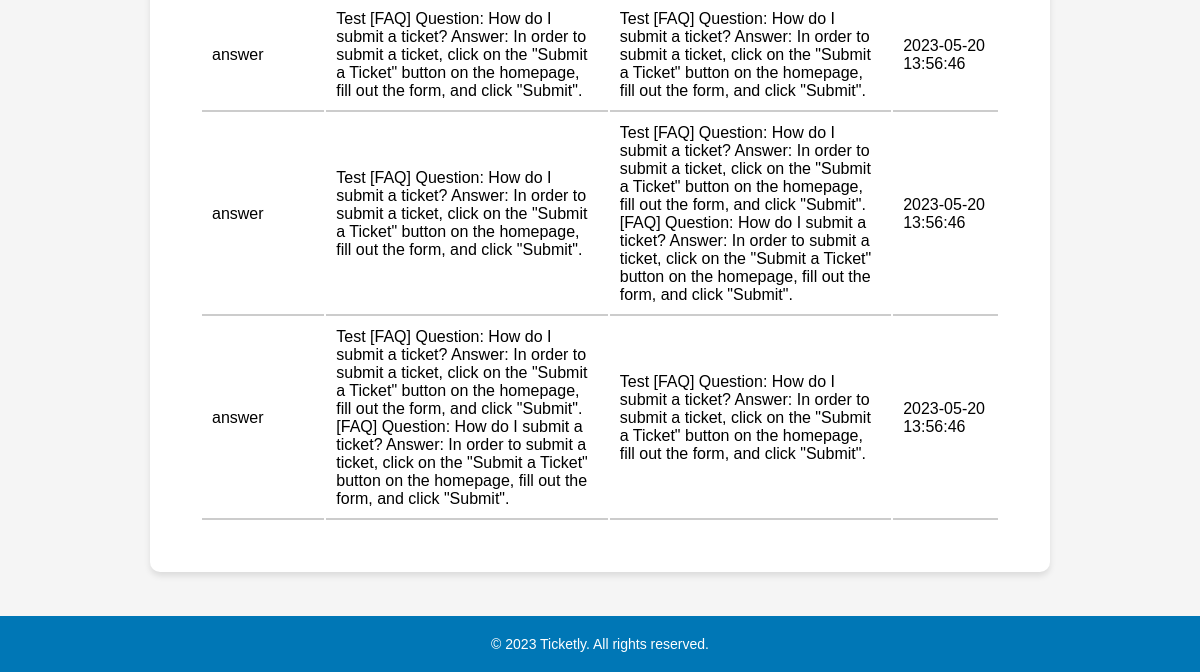
Before: /pages/ticketLog.php?id=1 (signed in, lower part) with the older database file.
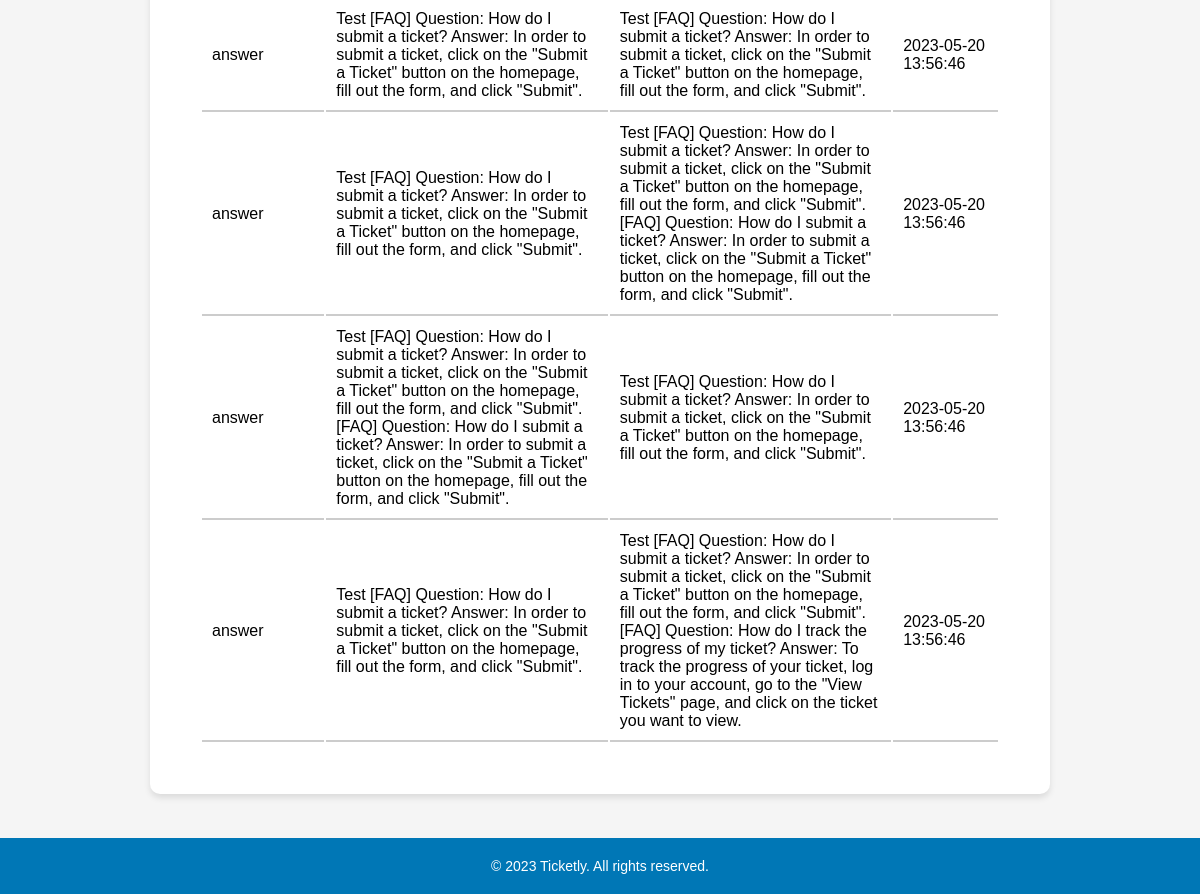
After: the same page with the newer database file.
### tables this page shows
CREATE TABLE ticket_logs (
    id INTEGER PRIMARY KEY AUTOINCREMENT,
    ticket_id INTEGER NOT NULL,
    field VARCHAR(255) NOT NULL,
    old_value TEXT,
    new_value TEXT,
    created_at DATETIME NOT NULL,
    FOREIGN KEY(ticket_id) REFERENCES tickets(id)
);

### pages/ticketLog.php (called while the page is built, shortened)
<?php
    $session = new Session();
    require_once(__DIR__ . '/../templates/ticketLog.tpl.php');
    drawTicketLog($session);
?>

### database/ticketLogs.class.php (called while the page is built, shortened)
<?php
    class TicketLogs {
        public function __construct(?int $id, int $ticketId, string $fieldName, string $oldValue, string $newValue) {
            $this->fieldName = $fieldName;
            $this->oldValue = $oldValue;
            $this->newValue = $newValue;
            $this->createdAt = date('Y-m-d H:i:s');
        }
    }
    function getLogsByTicketId(PDO $db, int $ticketId): array {
        $stmt = $db->prepare('SELECT * FROM ticket_logs WHERE ticket_id = :ticketId');
        $stmt->bindValue(':ticketId', $ticketId, PDO::PARAM_INT);
        $stmt->execute();
        $logs = [];
        while ($row = $stmt->fetch(PDO::FETCH_ASSOC)) {
            $logs[] = new TicketLogs(
                (int) $row['id'],
                (int) $row['ticket_id'],
                $row['field'],
                $row['old_value'],
                $row['new_value']
            );
        }
        return $logs;
    }
?>

### templates/ticketLog.tpl.php (the view, shortened to what this page needs)
<?php function drawTicketLog(Session $session) {
    ?>
    <!DOCTYPE html>
    <html lang="en">
    <head>
        <link rel="stylesheet" href="../style/listClients.css">
        <link rel="stylesheet" href="../style/header.css">
    </head>
    <body>
        <main>
            <section id="ticket-log">
                <?php
                require_once '../database/connection.db.php';
                require_once '../database/ticketLogs.class.php';
                $db = getDatabaseConnection();
                $ticketID = $_GET['id'];
                $ticketLogs = getLogsByTicketId($db, $ticketID);
                if (empty($ticketLogs)) {
                    echo '<p>No logs found for this ticket.</p>';
                } else {
                    echo '<table>';
                    foreach ($ticketLogs as $log) {
                        echo '<tr>';
                        echo '<td>' . $log->fieldName . '</td>';
                        echo '<td>' . $log->oldValue . '</td>';
                        echo '<td>' . $log->newValue . '</td>';
                        echo '<td>' . $log->createdAt . '</td>';
                        echo '</tr>';
                    }
                    echo '</table>';
                }
                ?>
            </section>
        </main>
        <?php include '../templates/footer.tpl.php'; ?>
    </body>
    </html>
<?php } ?>

Changed rows visible on the page:
added ticket_logs: field "answer", old_value "Test [FAQ] Question: How do I submit a ticket? Answer: In order to submit a ticket, click on the \"Submit a Ticket\" button on the homepage, fill out the form, and click \"Submit\".", new_value "Test [FAQ] Question: How do I submit a ticket? Answer: In order to submit a ticket, click on the \"Submit a Ticket\" button on the homepage, fill out the form, and click \"Submit\". [FAQ] Question: How do I track the progress of my ticket? Answer: To track the progress of your ticket, log in to your account, go to the \"View Tickets\" page, and click on the ticket you want to view.", createdAt "2023-05-20 13:56:46"
